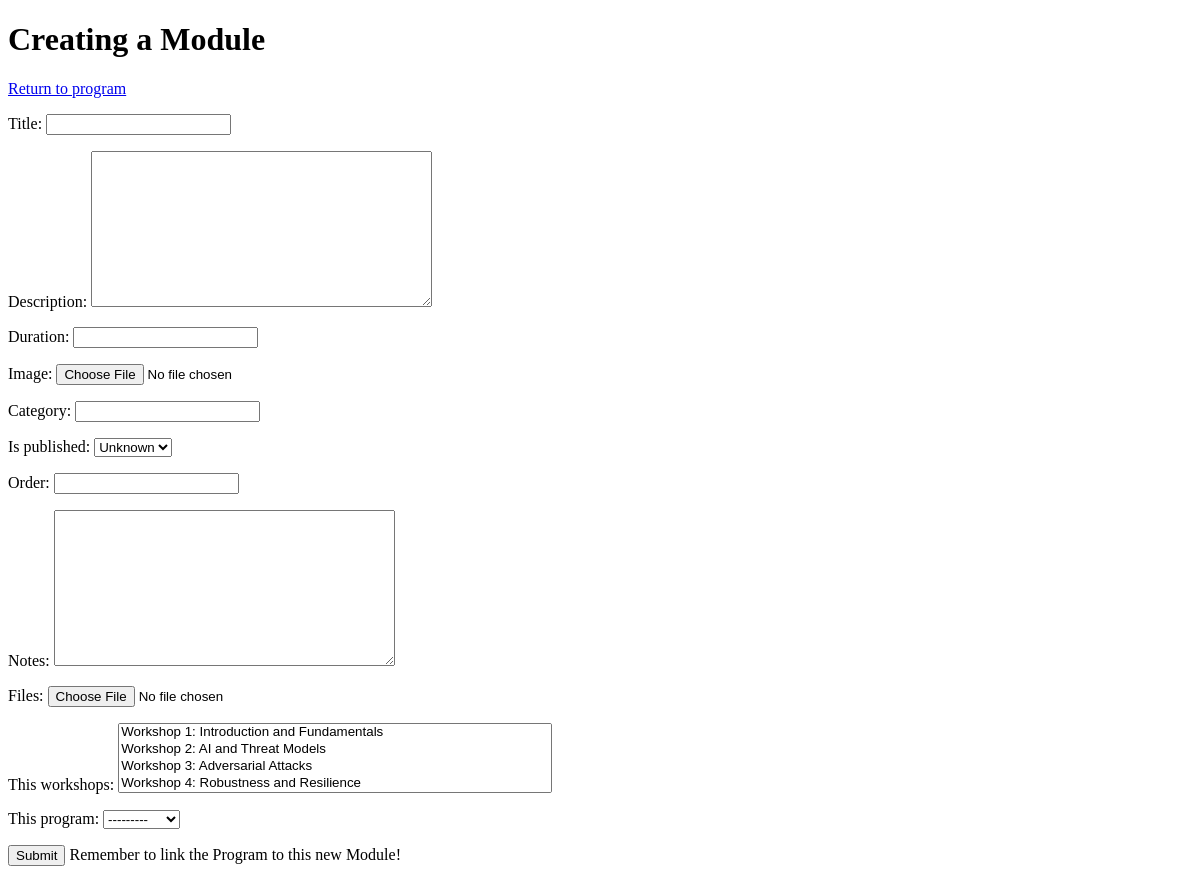
/module/create, run on an earlier commit of the app's database.
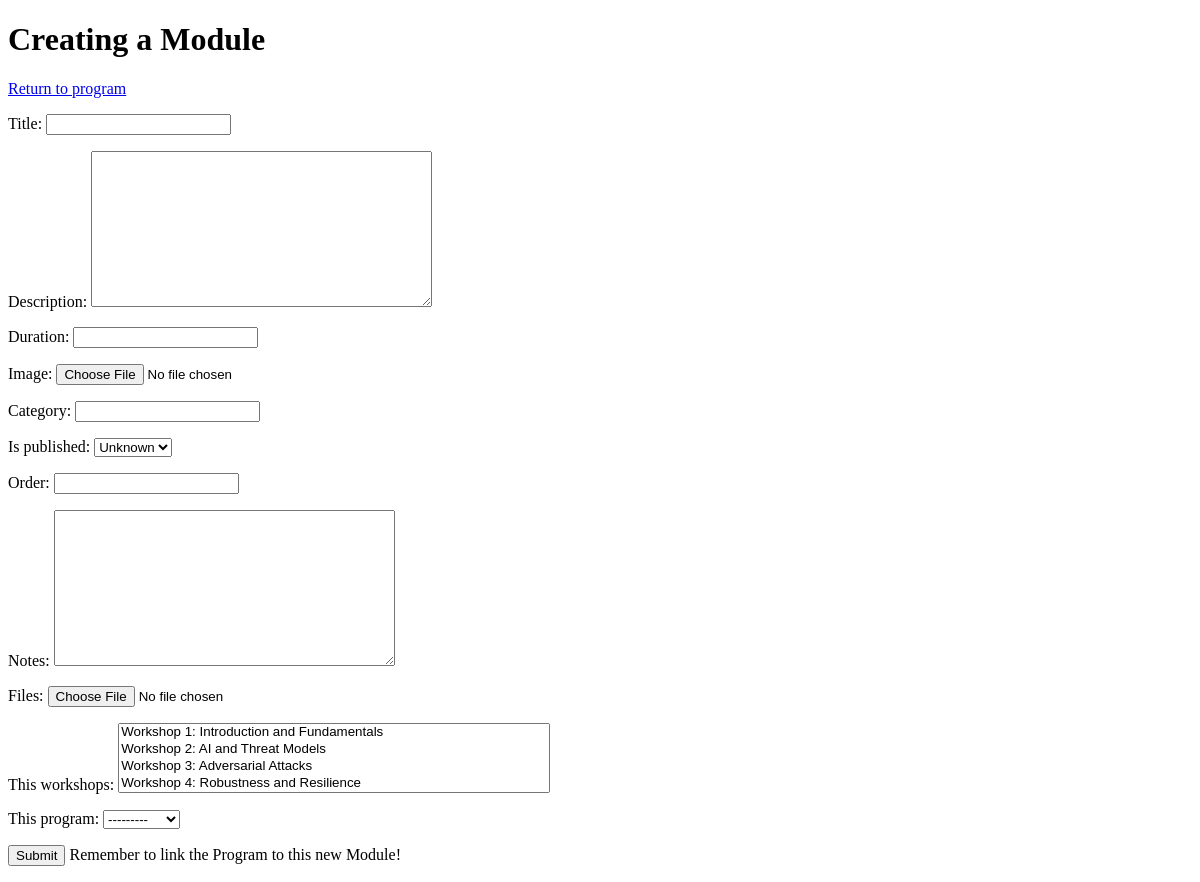
And on a later commit of the database.
### website/models.py (models this page shows)
class Workshop(models.Model):
    title = models.CharField(max_length=255, null=True, blank=True)
    description = models.TextField(null=True, blank=True)
    duration = models.IntegerField(null=True, blank=True)
    image = models.ImageField(upload_to='website/static/img/workshop/')
    category = models.CharField(max_length=255, null=True, blank=True)
    is_published = models.BooleanField(null=True, blank=True)
    order = models.IntegerField(null=True, blank=True)
    notes = models.TextField(null=True, blank=True)
    files = models.FileField(null=True, blank=True)
    this_lab = models.ForeignKey("Lab", on_delete=models.CASCADE, null=True, blank=True)
    this_instructors = models.ManyToManyField("Instructor", null=True, blank=True)
    this_module = models.ForeignKey(Module, on_delete=models.CASCADE, null=True, blank=True)
    def __str__(self):
        return f"{self.title}"

class Program(models.Model):
    title = models.CharField(max_length=255, null=True, blank=True)
    description = RichTextUploadingField(null=True)
    start_date = models.DateTimeField(null=True, blank=True)
    end_date = models.DateTimeField(null=True, blank=True)
    created_at = models.DateTimeField(null=True, blank=True)
    updated_at = models.DateTimeField(null=True, blank=True)
    duration = models.IntegerField(null=True, blank=True)
    image = models.ImageField(upload_to='website/static/img/program/')
    category = models.CharField(max_length=255, null=True, blank=True)
    is_published = models.BooleanField(null=True, blank=True)
    this_prerequisites = models.ManyToManyField("self", null=True, blank=True)
    this_modules = models.ManyToManyField("Module", null=True, blank=True)
    this_assignments = models.ManyToManyField("Assignment", null=True, blank=True)
    this_students = models.ManyToManyField("Student", null=True, blank=True)
    def __str__(self):
        return f"{self.title}"

### website/views.py (the view)
# urls.py: path('module/create', views.module_create_view, name='module_create_view'),
def module_create_view(request):
    context = {}
    form = ModulesForm(request.POST or None, request.FILES or None)
    if form.is_valid():
        form.save()
        return HttpResponseRedirect("/program/1")
    context['form'] = form
    return render(request, "crud/module_create.html", context)

### website/forms.py
class ModulesForm(forms.ModelForm):
    class Meta:
        model = Module
        fields = [
            "title",
            "description",
            "duration",
            "image",
            "category",
            "is_published",
            "order",
            "notes",
            "files",
            "this_workshops",
            "this_program",
        ]
    widgets = {
        "title": forms.TextInput(attrs={'class': 'p'}),
        "description": forms.TextInput(attrs={'class': 'p'}),
        "duration": forms.NumberInput(attrs={'class': 'p'}),  # Integer input
        "image": forms.TextInput(attrs={'class': 'p'}),  # Assuming image URL is text input
        "category": forms.TextInput(attrs={'class': 'p'}),
        "is_published": forms.BooleanField(widget=forms.CheckboxInput(attrs={'class': 'p'})),  # Boolean input
        "order": forms.NumberInput(attrs={'class': 'p'}),  # Integer input
        "notes": forms.TextInput(attrs={'class': 'p'}),
        "files": forms.TextInput(attrs={'class': 'p'}),  # Assuming file URL is text input
        "this_workshops": forms.TextInput(attrs={'class': 'p'}),
        "this_program": forms.TextInput(attrs={'class': 'p'}),
    }

### website/templates/crud/module_create.html (shortened to what this page needs)
{% load css_tags %}
<!DOCTYPE html>
<html lang="en">
<head>
</head>
    {% include 'csstemplate.html' %}
<body>
    <h1>Creating a Module</h1>
    <a href="http://127.0.0.1:8000/program/1">Return to program</a>
    <form method="post" enctype="multipart/form-data">
        {{ form.as_p }}
        <p>
            <button type="submit">Submit</button>
            Remember to link the Program to this new Module!
        </p>
    </form>
</body>
</html>

What changed in the data, as far as the page shows it:
removed Workshop: is_published "Unknown"
now on this page (row unchanged): Program: is_published "Unknown"
